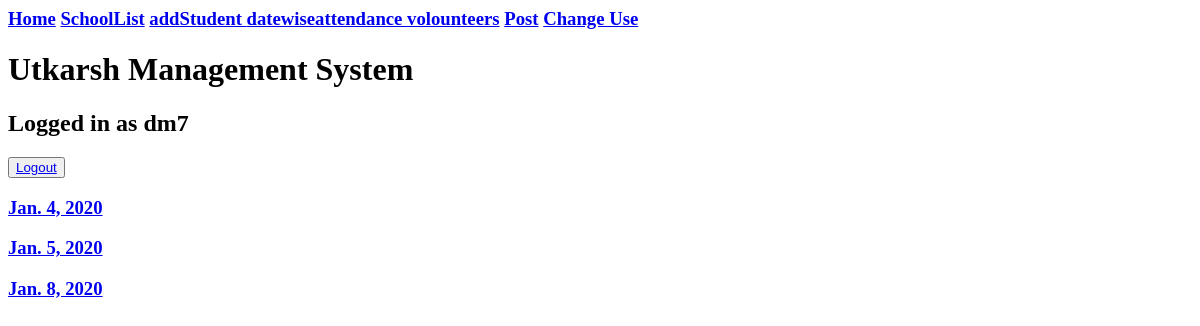
The page /utkarsh/date/list (signed in) on the database as committed earlier.
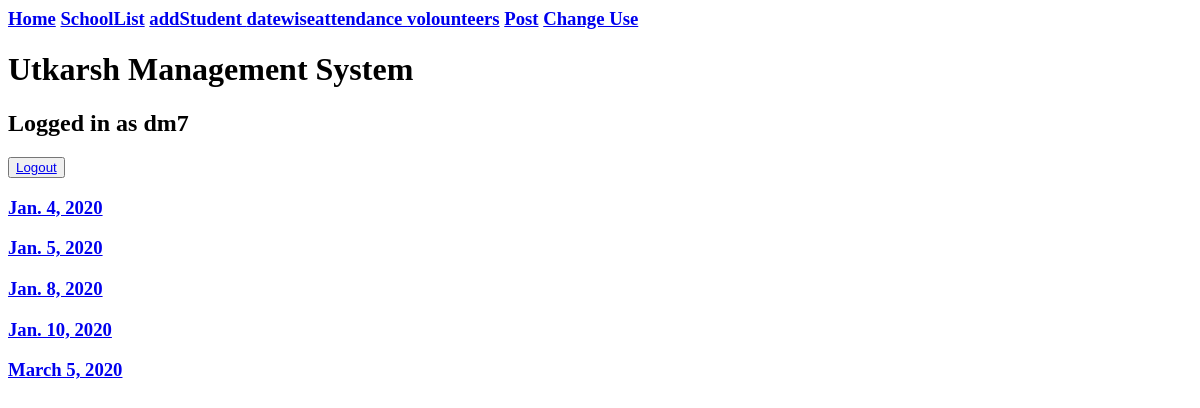
The same page on the database as committed later.
### attendance/models.py (models this page shows)
class Date(models.Model):
    date_today=models.DateField()
    subject=models.CharField(choices=subject_choices,max_length=20,default='Maths')

### attendance/views.py (the view)
# urls.py: path('date/list',views.list_dates,name='list_dates'),
@login_required
def list_dates(request):
    dates_list=Date.objects.all()
    context={}
    context['dates_list']=dates_list
    return render(request,'dates.html',context)

### attendance/templates/dates.html
{% extends 'base.html'%}
{% block content%}
{% for date in dates_list%}
<h3><a href={% url 'day_attendance' date.id %}>{{date.date_today}}</a></h3>
{% endfor%}
{% endblock%}

Rows that differ between the two databases and show on the page:
added Date: date_today "Jan. 10, 2020"
added Date: date_today "March 5, 2020"
